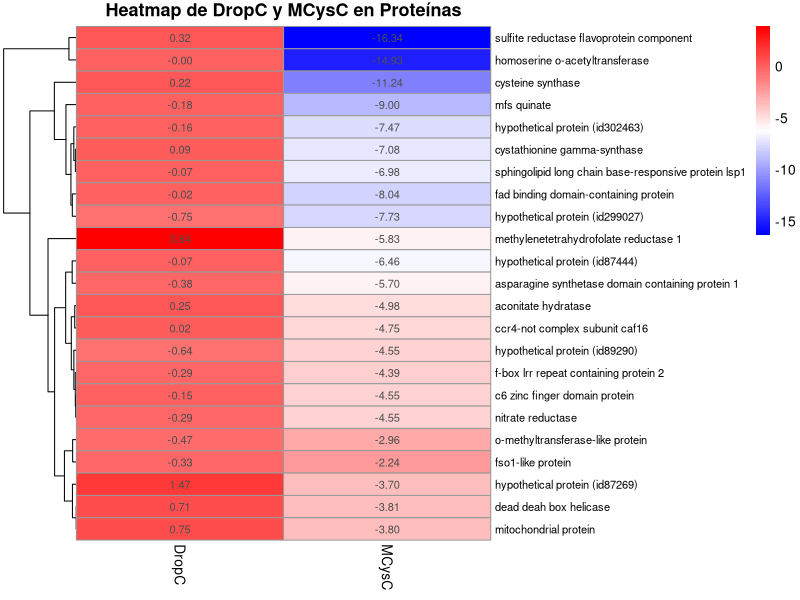

The R script that drew this image:
# Instalar pheatmap si no está instalado
if (!requireNamespace("pheatmap", quietly = TRUE)) {
  install.packages("pheatmap")
}

# Cargar librerías necesarias
library(pheatmap)

# Crear el dataframe con los datos
data <- data.frame(
  DropC = c(0.32466036, -0.0045795, 0.22401473, -0.1799043, -0.0164866, -0.7451106, -0.1621171, 0.09101153, -0.0705707,
            -0.0667098, 3.8362925, -0.3750244, 0.25037626, 0.02370702, -0.151386, -0.6419084, -0.2876336, -0.2850884,
            0.71435675, 0.74819285, 1.47173178, -0.4703611, -0.3326189),
  MCysC = c(-16.335765, -14.926358, -11.240803, -9.0020639, -8.0369177, -7.7281027, -7.4680948, -7.0818448, -6.978458,
            -6.4581222, -5.8324098, -5.702879, -4.9769263, -4.7500549, -4.5540043, -4.5535409, -4.5522128, -4.3902058,
            -3.811115, -3.7962334, -3.6972494, -2.9553449, -2.2400857)
)

# Definir nombres de fila (proteínas)
rownames(data) <- c(
  "sulfite reductase flavoprotein component", "homoserine o-acetyltransferase", "cysteine synthase", "mfs quinate",
  "fad binding domain-containing protein", "hypothetical protein (id299027)", "hypothetical protein (id302463)",
  "cystathionine gamma-synthase", "sphingolipid long chain base-responsive protein lsp1", "hypothetical protein (id87444)",
  "methylenetetrahydrofolate reductase 1", "asparagine synthetase domain containing protein 1", "aconitate hydratase",
  "ccr4-not complex subunit caf16", "c6 zinc finger domain protein", "hypothetical protein (id89290)", "nitrate reductase",
  "f-box lrr repeat containing protein 2", "dead deah box helicase", "mitochondrial protein",
  "hypothetical protein (id87269)", "o-methyltransferase-like protein", "fso1-like protein"
)

# Crear el heatmap con pheatmap
pheatmap(data, 
         cluster_rows = TRUE,  # Incluir dendrograma en filas
         cluster_cols = FALSE, # No agrupar columnas
         scale = "none",       # Mantener valores originales
         display_numbers = TRUE, # Mostrar valores en cada celda
         fontsize_number = 8,  # Tamaño de los números en las celdas
         color = colorRampPalette(c("blue", "white", "red"))(100), # Paleta de colores similar a Python
         main = "Heatmap de DropC y MCysC en Proteínas",
         fontsize_row = 8, 
         fontsize_col = 10)
